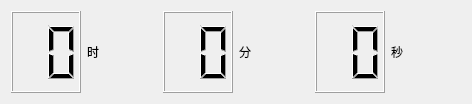
<?xml version="1.0" encoding="UTF-8"?>
<ui version="4.0">
 <class>Widget</class>
 <widget class="QWidget" name="Widget">
  <property name="geometry">
   <rect>
    <x>0</x>
    <y>0</y>
    <width>472</width>
    <height>104</height>
   </rect>
  </property>
  <property name="windowTitle">
   <string>Widget</string>
  </property>
  <layout class="QHBoxLayout" name="horizontalLayout">
   <item>
    <widget class="QLCDNumber" name="lcdHour">
     <property name="digitCount">
      <number>2</number>
     </property>
    </widget>
   </item>
   <item>
    <widget class="QLabel" name="label">
     <property name="text">
      <string>时</string>
     </property>
    </widget>
   </item>
   <item>
    <widget class="QLCDNumber" name="lcdMinute">
     <property name="digitCount">
      <number>2</number>
     </property>
    </widget>
   </item>
   <item>
    <widget class="QLabel" name="label_2">
     <property name="text">
      <string>分</string>
     </property>
    </widget>
   </item>
   <item>
    <widget class="QLCDNumber" name="lcdSecond">
     <property name="digitCount">
      <number>2</number>
     </property>
    </widget>
   </item>
   <item>
    <widget class="QLabel" name="label_3">
     <property name="text">
      <string>秒</string>
     </property>
    </widget>
   </item>
  </layout>
 </widget>
 <resources/>
 <connections/>
</ui>
